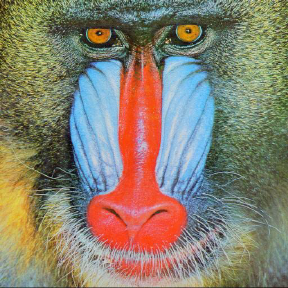
#> input picture aprendiendo_openCV/mandrill_colour.png, 288 x 288 px
$ python RGB_OpenCV.py
#> lines starting #> are read from the running program, lines starting #| are printed output that depends on the picture
import cv2
import numpy as np

# El orden en el que OpenCV usa estos componentes es en BGR, no RGB
# bgr = np.zeros((300, 300, 3), dtype=np.uint8)
# bgr[:,:] = (255, 0, 0)
# print(bgr)

# IMAGENS
bgr = cv2.imread('mandrill_colour.png')
#> bgr is the input picture: shape (288, 288, 3); mean B, G, R 111.7, 128.6, 136
C1 = bgr[:,:,0] # CANAL EN B
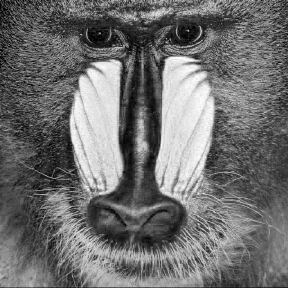
#> C1: shape (288, 288); min 0, max 255, mean 111.7
C2 = bgr[:,:,1] # CANAL EN G
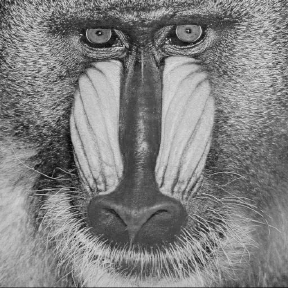
#> C2: shape (288, 288); min 7, max 228, mean 128.6
C3 = bgr[:,:,2] # CANAL EN R
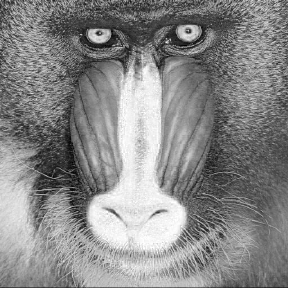
#> C3: shape (288, 288); min 0, max 255, mean 136

cv2.imshow('BGR', np.hstack([C1,C2,C3]))
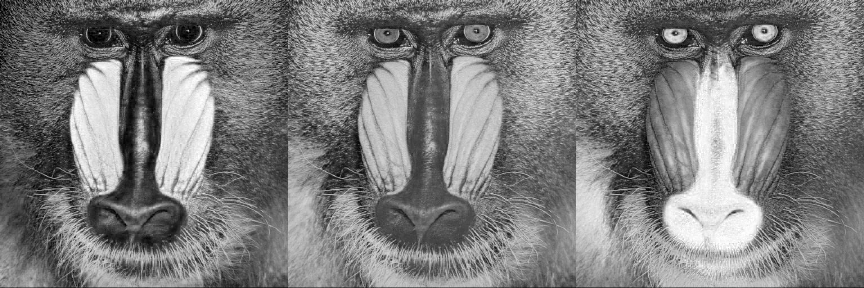
#> window 'BGR': shape (288, 864); min 0, max 255, mean 125.4

# paso de bgr a rgb

rgb = cv2.cvtColor(bgr, cv2.COLOR_BGR2RGB)
C1 = rgb[:,:,0] # CANAL EN R
C2 = rgb[:,:,1] # CANAL EN G
C3 = rgb[:,:,2] # CANAL EN B

cv2.imshow('RBG', np.hstack([C1,C2,C3]))
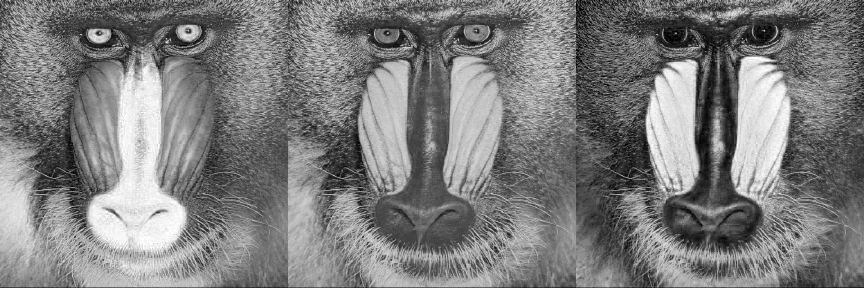
#> window 'RBG': shape (288, 864); min 0, max 255, mean 125.4
cv2.waitKey(0)
cv2.destroyAllWindows()

$ run again, with aprendiendo_openCV/Evil-Toddler-Meme.jpeg saved as aprendiendo_openCV/mandrill_colour.png
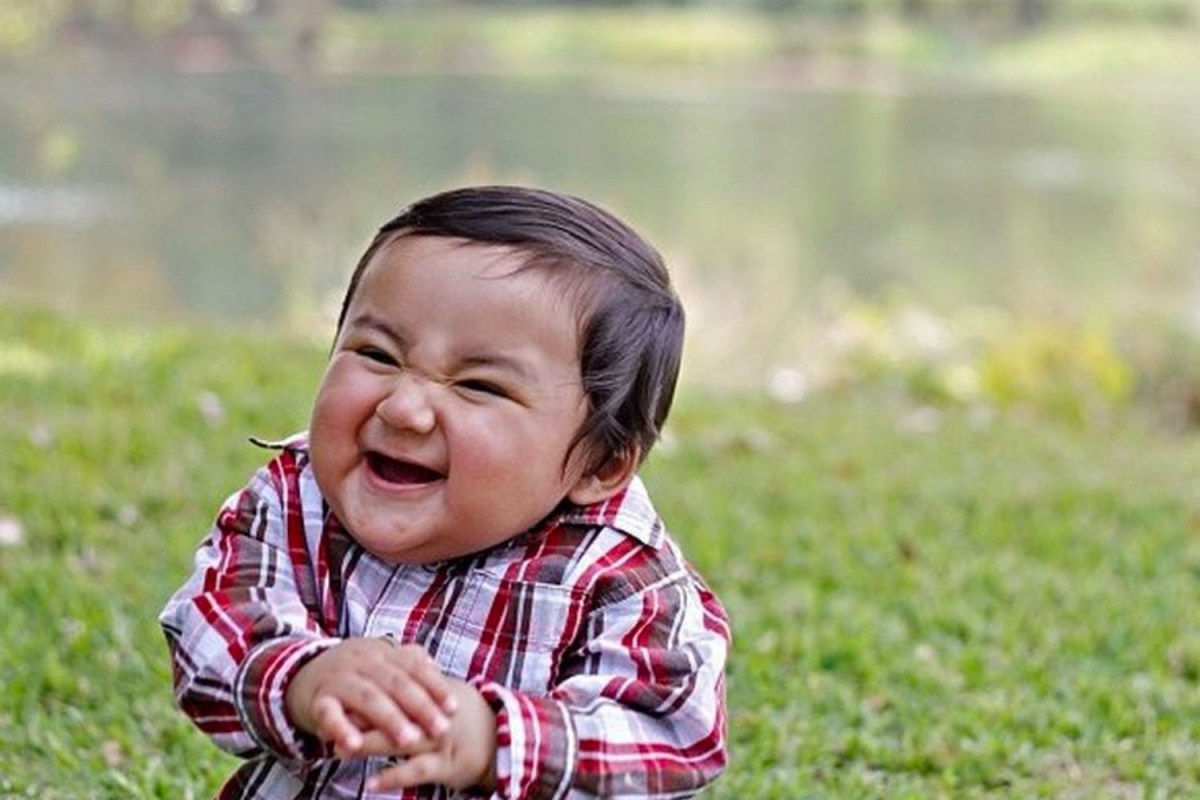
#> input picture aprendiendo_openCV/Evil-Toddler-Meme.jpeg, 1200 x 800 px
#> bgr is the input picture: shape (800, 1200, 3); mean B, G, R 127.2, 157.1, 161
#> `cv2.imshow('BGR', np.hstack([C1,C2,C3]))`:
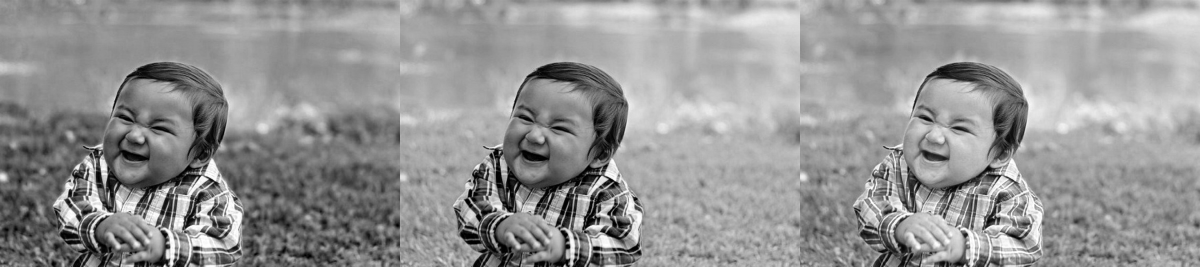
#> window 'BGR': shape (800, 3600) (shown at 1/3 size); min 0, max 255, mean 148.4
#> `cv2.imshow('RBG', np.hstack([C1,C2,C3]))`:
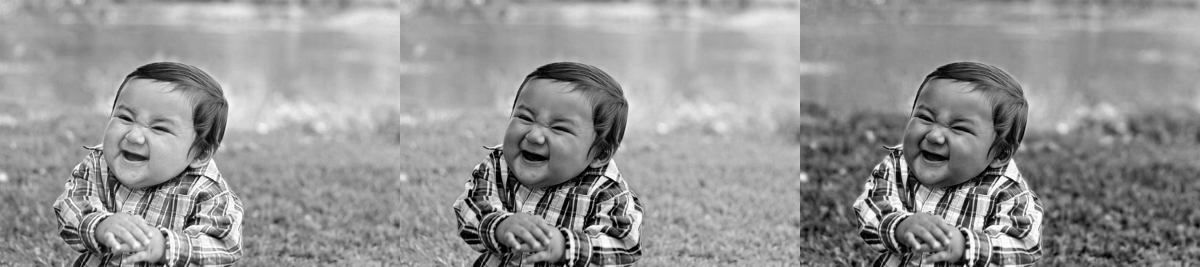
#> window 'RBG': shape (800, 3600) (shown at 1/3 size); min 0, max 255, mean 148.4
